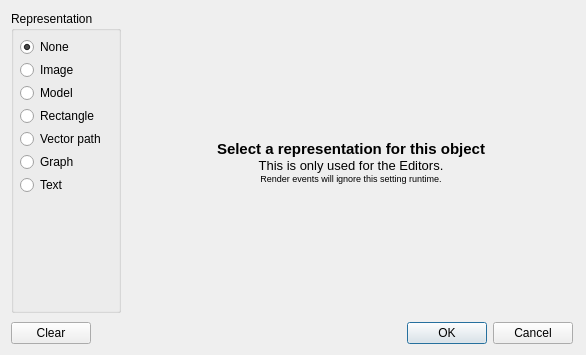
<?xml version="1.0" encoding="UTF-8"?>
<ui version="4.0">
 <class>getRepresentation</class>
 <widget class="QDialog" name="getRepresentation">
  <property name="geometry">
   <rect>
    <x>0</x>
    <y>0</y>
    <width>586</width>
    <height>355</height>
   </rect>
  </property>
  <property name="windowTitle">
   <string>Select resource...</string>
  </property>
  <layout class="QVBoxLayout" name="verticalLayout">
   <item>
    <layout class="QHBoxLayout" name="horizontalLayout_3">
     <item>
      <widget class="QGroupBox" name="groupBox">
       <property name="sizePolicy">
        <sizepolicy hsizetype="Minimum" vsizetype="Minimum">
         <horstretch>0</horstretch>
         <verstretch>0</verstretch>
        </sizepolicy>
       </property>
       <property name="title">
        <string>Representation</string>
       </property>
       <layout class="QVBoxLayout" name="verticalLayout_4">
        <property name="spacing">
         <number>3</number>
        </property>
        <property name="margin">
         <number>6</number>
        </property>
        <item>
         <widget class="QRadioButton" name="rpNone">
          <property name="text">
           <string>None</string>
          </property>
          <property name="checked">
           <bool>true</bool>
          </property>
         </widget>
        </item>
        <item>
         <widget class="QRadioButton" name="rpImage">
          <property name="text">
           <string>Image</string>
          </property>
         </widget>
        </item>
        <item>
         <widget class="QRadioButton" name="rpModel">
          <property name="text">
           <string>Model</string>
          </property>
         </widget>
        </item>
        <item>
         <widget class="QRadioButton" name="rpRectangle">
          <property name="text">
           <string>Rectangle</string>
          </property>
         </widget>
        </item>
        <item>
         <widget class="QRadioButton" name="rpPath">
          <property name="text">
           <string>Vector path</string>
          </property>
         </widget>
        </item>
        <item>
         <widget class="QRadioButton" name="rpGraph">
          <property name="text">
           <string>Graph</string>
          </property>
         </widget>
        </item>
        <item>
         <widget class="QRadioButton" name="rpText">
          <property name="text">
           <string>Text</string>
          </property>
         </widget>
        </item>
        <item>
         <spacer name="verticalSpacer_2">
          <property name="orientation">
           <enum>Qt::Vertical</enum>
          </property>
          <property name="sizeHint" stdset="0">
           <size>
            <width>20</width>
            <height>40</height>
           </size>
          </property>
         </spacer>
        </item>
       </layout>
      </widget>
     </item>
     <item>
      <widget class="QStackedWidget" name="stackedWidget">
       <property name="currentIndex">
        <number>0</number>
       </property>
       <widget class="QWidget" name="pgNone">
        <layout class="QGridLayout" name="gridLayout">
         <item row="0" column="0">
          <widget class="QLabel" name="label_2">
           <property name="text">
            <string>&lt;!DOCTYPE HTML PUBLIC &quot;-//W3C//DTD HTML 4.0//EN&quot; &quot;http://www.w3.org/TR/REC-html40/strict.dtd&quot;&gt;
&lt;html&gt;&lt;head&gt;&lt;meta name=&quot;qrichtext&quot; content=&quot;1&quot; /&gt;&lt;style type=&quot;text/css&quot;&gt;
p, li { white-space: pre-wrap; }
&lt;/style&gt;&lt;/head&gt;&lt;body style=&quot; font-family:'MS Shell Dlg 2'; font-size:8.25pt; font-weight:400; font-style:normal;&quot;&gt;
&lt;p align=&quot;center&quot; style=&quot; margin-top:0px; margin-bottom:0px; margin-left:0px; margin-right:0px; -qt-block-indent:0; text-indent:0px;&quot;&gt;&lt;span style=&quot; font-size:11pt; font-weight:600;&quot;&gt;Select a representation for this object&lt;/span&gt;&lt;/p&gt;
&lt;p align=&quot;center&quot; style=&quot; margin-top:0px; margin-bottom:0px; margin-left:0px; margin-right:0px; -qt-block-indent:0; text-indent:0px;&quot;&gt;&lt;span style=&quot; font-size:10pt;&quot;&gt;This is only used for the Editors.&lt;/span&gt;&lt;/p&gt;
&lt;p align=&quot;center&quot; style=&quot; margin-top:0px; margin-bottom:0px; margin-left:0px; margin-right:0px; -qt-block-indent:0; text-indent:0px;&quot;&gt;&lt;span style=&quot; font-size:7pt;&quot;&gt;Render events will ignore this setting runtime.&lt;/span&gt;&lt;/p&gt;&lt;/body&gt;&lt;/html&gt;</string>
           </property>
          </widget>
         </item>
        </layout>
       </widget>
       <widget class="QWidget" name="pgImage">
        <layout class="QVBoxLayout" name="verticalLayout_5">
         <property name="spacing">
          <number>3</number>
         </property>
         <property name="margin">
          <number>0</number>
         </property>
         <item>
          <widget class="QLabel" name="label_3">
           <property name="text">
            <string>Select the image</string>
           </property>
          </widget>
         </item>
         <item>
          <widget class="QListWidget" name="listWidget">
           <property name="editTriggers">
            <set>QAbstractItemView::NoEditTriggers</set>
           </property>
           <property name="iconSize">
            <size>
             <width>64</width>
             <height>64</height>
            </size>
           </property>
           <property name="verticalScrollMode">
            <enum>QAbstractItemView::ScrollPerPixel</enum>
           </property>
           <property name="horizontalScrollMode">
            <enum>QAbstractItemView::ScrollPerPixel</enum>
           </property>
           <property name="movement">
            <enum>QListView::Static</enum>
           </property>
           <property name="flow">
            <enum>QListView::LeftToRight</enum>
           </property>
           <property name="resizeMode">
            <enum>QListView::Adjust</enum>
           </property>
           <property name="layoutMode">
            <enum>QListView::SinglePass</enum>
           </property>
           <property name="spacing">
            <number>10</number>
           </property>
           <property name="viewMode">
            <enum>QListView::IconMode</enum>
           </property>
           <property name="wordWrap">
            <bool>true</bool>
           </property>
           <item>
            <property name="text">
             <string>New Item</string>
            </property>
            <property name="icon">
             <iconset resource="../../sharedcode/resources.qrc">
              <normaloff>:/resources/RES/app.png</normaloff>:/resources/RES/app.png</iconset>
            </property>
           </item>
           <item>
            <property name="text">
             <string>New Item</string>
            </property>
            <property name="icon">
             <iconset>
              <normaloff>:/resources/RES/defbg.jpg</normaloff>:/resources/RES/defbg.jpg</iconset>
            </property>
           </item>
           <item>
            <property name="text">
             <string>New Item</string>
            </property>
            <property name="icon">
             <iconset resource="../../sharedcode/resources.qrc">
              <normaloff>:/resources/RES/clear_left.png</normaloff>:/resources/RES/clear_left.png</iconset>
            </property>
           </item>
           <item>
            <property name="text">
             <string>New Item</string>
            </property>
            <property name="icon">
             <iconset resource="../../sharedcode/resources.qrc">
              <normaloff>:/resources/RES/app.png</normaloff>:/resources/RES/app.png</iconset>
            </property>
           </item>
          </widget>
         </item>
        </layout>
       </widget>
       <widget class="QWidget" name="pgModel"/>
       <widget class="QWidget" name="pgRectangle"/>
       <widget class="QWidget" name="pgVectorPath"/>
       <widget class="QWidget" name="pgText"/>
      </widget>
     </item>
    </layout>
   </item>
   <item>
    <layout class="QHBoxLayout" name="horizontalLayout">
     <property name="topMargin">
      <number>3</number>
     </property>
     <property name="rightMargin">
      <number>2</number>
     </property>
     <item>
      <widget class="QPushButton" name="pushButton_2">
       <property name="text">
        <string>Clear</string>
       </property>
      </widget>
     </item>
     <item>
      <spacer name="horizontalSpacer">
       <property name="orientation">
        <enum>Qt::Horizontal</enum>
       </property>
       <property name="sizeHint" stdset="0">
        <size>
         <width>40</width>
         <height>20</height>
        </size>
       </property>
      </spacer>
     </item>
     <item>
      <widget class="QPushButton" name="pushButton">
       <property name="text">
        <string>OK</string>
       </property>
       <property name="default">
        <bool>true</bool>
       </property>
      </widget>
     </item>
     <item>
      <widget class="QPushButton" name="pushButton_3">
       <property name="text">
        <string>Cancel</string>
       </property>
      </widget>
     </item>
    </layout>
   </item>
  </layout>
 </widget>
 <resources>
  <include location="../../sharedcode/resources.qrc"/>
  <include location="../../sharedcode/resources.qrc"/>
  <include location="../../sharedcode/resources.qrc"/>
  <include location="../../sharedcode/resources.qrc"/>
  <include location="../../sharedcode/resources.qrc"/>
 </resources>
 <connections>
  <connection>
   <sender>pushButton</sender>
   <signal>clicked()</signal>
   <receiver>getRepresentation</receiver>
   <slot>accept()</slot>
   <hints>
    <hint type="sourcelabel">
     <x>346</x>
     <y>342</y>
    </hint>
    <hint type="destinationlabel">
     <x>557</x>
     <y>417</y>
    </hint>
   </hints>
  </connection>
  <connection>
   <sender>pushButton_3</sender>
   <signal>clicked()</signal>
   <receiver>getRepresentation</receiver>
   <slot>reject()</slot>
   <hints>
    <hint type="sourcelabel">
     <x>420</x>
     <y>344</y>
    </hint>
    <hint type="destinationlabel">
     <x>640</x>
     <y>301</y>
    </hint>
   </hints>
  </connection>
 </connections>
</ui>
